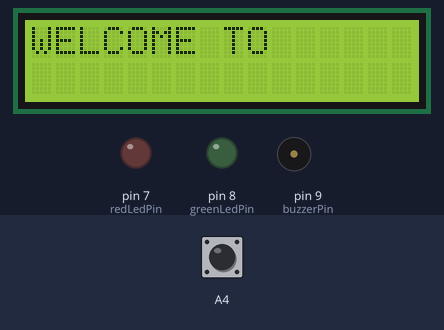
This sketch was run on a simulated Arduino Uno, built with avr-gcc and run on an emulated ATmega328P. Parts: 16×2 character LCD, output pins drawn as LEDs (lit = HIGH), buzzer (waves = sounding, pin HIGH). The test bench sets the inputs (shaded band); at power-on: A4 HIGH.

Above: at 2.1 s.
At 7.2 s:
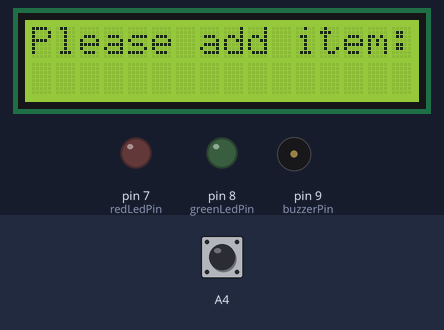
7.3 s: A4 pulled LOW for 3.2 s
At 7.9 s:
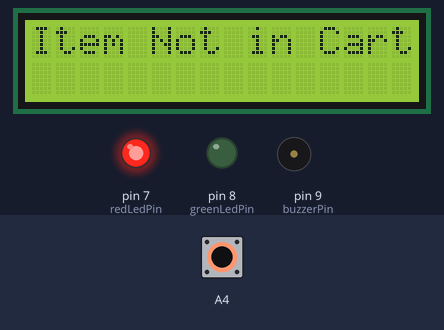
12.8 s: A4 pulled LOW for 0.15 s
At 15.6 s:
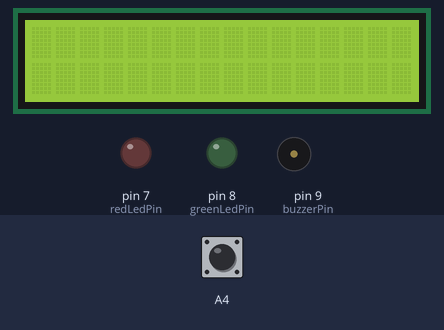
15.9 s: A4 pulled LOW for 1 s
At 16.8 s:
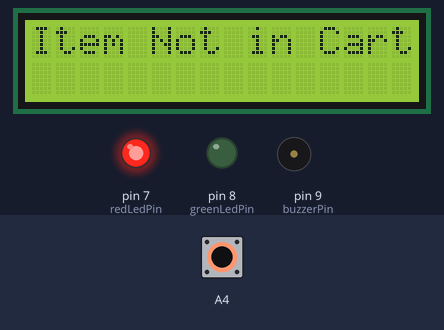
Timing chart, 0 to 19.4 s (numbered marks = the images above; inputs shaded):
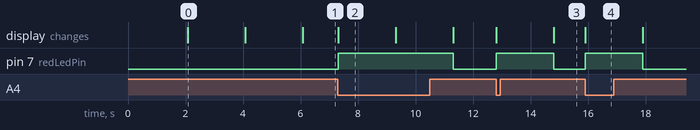

Measured:
- after the input at 7.3 s, pin 7 (redLedPin): LOW → HIGH at once, → LOW 4.0 s later; the display: changes at once (image 2)
- after the input at 12.8 s, pin 7 (redLedPin): LOW → HIGH at once, → LOW 2.0 s later; the display: first changes at once (image 3 shows a later state)
- after the input at 15.9 s, pin 7 (redLedPin): LOW → HIGH at once, → LOW 2.0 s later; the display: changes at once (image 4)
- what the display in image 0 shows lasts 2.0 s, from 2.1 s to 4.1 s

The sketch:

greenled_buzzer_totalprice.ino
```cpp
#include <Arduino.h>
#include <Wire.h>
#include <LiquidCrystal.h>

LiquidCrystal lcd(12, 11, 5, 4, 3, 2);

struct Item {
  char RFID[13];
  char name[20]; // Add the item name field
  double price;
  int quantity;
};

Item items[] = {
  {"090008D09948", "Butter", 10.00, 0},
  {"400035606174", "Milk", 20.00, 0}
  // Add more items here as needed
};

const int numItems = sizeof(items) / sizeof(items[0]);

const int redLedPin = 7;
const int greenLedPin = 8;
const int buzzerPin = 9;

double total = 0;
int count_prod = 0;

unsigned long lastCardReadTime = 0;
const unsigned long cardReadInterval = 10000; // 10 seconds

void setup() {
  pinMode(A4, INPUT_PULLUP);
  pinMode(redLedPin, OUTPUT);
  pinMode(greenLedPin, OUTPUT);
  pinMode(buzzerPin, OUTPUT);

  lcd.clear();
  Wire.begin();
  Serial.begin(9600);
  lcd.begin(16, 2);
  lcd.print(" AUTOMATIC BILL ");
  lcd.setCursor(0, 1);
  lcd.print(" SHOPPING CART ");
  delay(2000);
  lcd.clear();
  lcd.setCursor(0, 0);
  lcd.print("WELCOME TO");
  delay(2000);
  lcd.setCursor(0, 1);
  lcd.print("SUPER MARKET");
  delay(2000);
  lcd.clear();
  lcd.setCursor(0, 0);
  lcd.print("Please add item:");
}

void loop() {
  char input[13];
  int count = 0;

  while (Serial.available() && count < 12) {
    input[count] = Serial.read();
    count++;
    delay(5);
  }
  input[count] = '\0';

  int a = digitalRead(A4);
  bool itemFound = false;

  for (int i = 0; i < numItems; i++) {
    if ((strncmp(input, items[i].RFID, 12) == 0) && (a == 1)) {
      lcd.begin(16,2);
      lcd.print("Item: ");
      lcd.print(items[i].name); // Display item name
      lcd.setCursor(0,1);
      lcd.print("Price: ");
      lcd.print(items[i].price);
      items[i].quantity++;
      digitalWrite(greenLedPin, HIGH);
      digitalWrite(buzzerPin, HIGH);
      delay(2000);
      total += items[i].price;
      lcd.clear();
      lcd.setCursor(0, 0);
      lcd.print("Total Price : ");
      lcd.setCursor(0,1);
      lcd.print(total);
      count_prod++;
      digitalWrite(greenLedPin, LOW);
      digitalWrite(buzzerPin, LOW);
      itemFound = true;
      break;
    }

  }

  if (!itemFound && (a == 0)) {
    lcd.clear();
    lcd.setCursor(0, 0);
    lcd.print("Item Not in Cart! ");
    digitalWrite(redLedPin, HIGH);
    delay(2000);
    digitalWrite(redLedPin, LOW);
    lcd.clear();
  }


}
```
